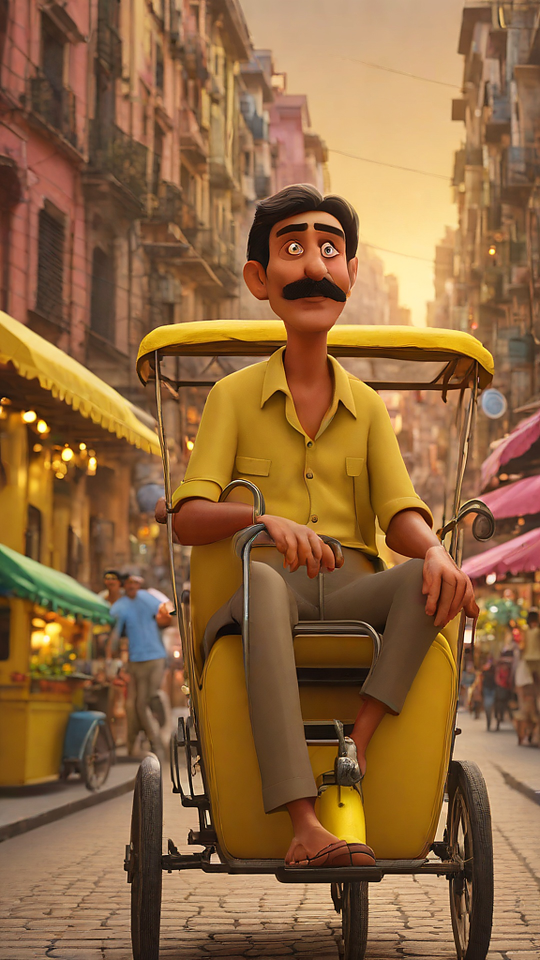
#> input picture scripts/samples/ltx-input.jpg, 1080 x 1920 px (shown at 1/2 size); its folder holds only this picture in this run
$ python -i fact_card.py   (imports and definitions only)
#> lines starting #> are read from the running program, lines starting #| are printed output that depends on the picture
### pipeline/util.py
"""Shared helpers: paths, config loading, ffmpeg wrappers."""
from __future__ import annotations

import json
import platform
import re
import shutil
import subprocess
import sys
import tomllib
from pathlib import Path

ROOT = Path(__file__).resolve().parent.parent
PIPER_EXE = ROOT / "piper" / ("piper.exe" if platform.system() == "Windows" else "piper")
MODELS_DIR = ROOT / "models"
CACHE_DIR = ROOT / "cache"
BUILD_DIR = ROOT / "build"
ASSETS_DIR = ROOT / "assets"

def _resolve(name: str) -> str:
    """Find an executable on PATH, or in common Windows install locations
    (a freshly winget-installed tool isn't on PATH until the shell restarts)."""
    hit = shutil.which(name)
    if hit:
        return hit
    import glob
    import os

    patterns = [
        os.path.expandvars(rf"%LOCALAPPDATA%\Microsoft\WinGet\Packages\**\{name}.exe"),
        os.path.expandvars(rf"%LOCALAPPDATA%\Microsoft\WinGet\Links\{name}.exe"),
        rf"C:\ProgramData\chocolatey\bin\{name}.exe",
        rf"C:\ffmpeg\bin\{name}.exe",
    ]
    for pat in patterns:
        for match in glob.glob(pat, recursive=True):
            if os.path.isfile(match):
                return match
    return name


FFMPEG = _resolve("ffmpeg")
FFPROBE = _resolve("ffprobe")


class PipelineError(RuntimeError):
    pass


# [9 lines left out: function load_config, not called in this run]


def dims(cfg: dict) -> tuple[int, int]:
    orient = cfg.get("project", {}).get("orientation", "landscape").lower()
    return (1080, 1920) if orient.startswith("port") else (1920, 1080)


def slugify(text: str) -> str:
    text = re.sub(r"[^\w\s-]", "", text.lower()).strip()
    return re.sub(r"[\s_-]+", "-", text) or "video"


# [31 lines left out: functions run, ffprobe_duration, check_ffmpeg, not called in this run]

### pipeline/fact_card.py
"""Build a single bold 'mind-blowing fact' image card for the Instagram feed
image-post feature (fact_post.py). The background is the actual video's own
YouTube thumbnail (blurred/darkened, same treatment as the Reels cover in
pipeline.instagram) so the post visually ties back to that specific video
instead of a generic blank gradient card - falls back to a plain gradient
only if no thumbnail image is available."""
from __future__ import annotations

from pathlib import Path

from .util import ASSETS_DIR

W, H = 1080, 1350  # Instagram feed portrait, 4:5
_FONT = ASSETS_DIR / "fonts" / "Anton-Regular.ttf"

# (accent, deep background) pairs - rotated by the caller so consecutive
# posts don't all look identical.
_PALETTES = [
    ((124, 58, 237), (23, 20, 58)),   # violet / deep indigo
    ((236, 72, 153), (40, 12, 28)),   # pink / deep maroon
    ((14, 165, 233), (10, 25, 40)),   # sky / deep navy
    ((234, 179, 8), (38, 28, 6)),     # amber / deep brown
    ((34, 197, 94), (8, 30, 20)),     # green / deep forest
]


# [43 lines left out: functions _font, _wrap, _gradient_background, not called in this run]


def _photo_background(src_path: Path):
    """Cover-crop the source image to the full WxH canvas, blurred (shrink-
    then-blowup - no blocky Gaussian-blur artifacts) and darkened so the
    overlaid text stays legible - same treatment as the Reels cover image."""
#> called with src_path = '../scripts/samples/ltx-input.jpg'
    from PIL import Image

    src = Image.open(src_path).convert("RGB")
#> src is the input picture: PIL image 1080x1920 RGB; mean R, G, B 143.6, 104, 64.1
    sw, sh = src.size
#> sw = 1080; sh = 1920
    scale = max(W / sw, H / sh)
#> scale = 1
    tiny = src.resize((max(1, round(sw * scale / 40)), max(1, round(sh * scale / 40))))
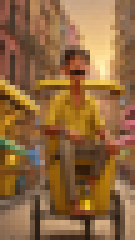
#> tiny: PIL image 27x48 RGB (shown 5 times larger); mean R, G, B 143.7, 104.1, 64.2
    bg = tiny.resize((round(sw * scale), round(sh * scale)), Image.BILINEAR)
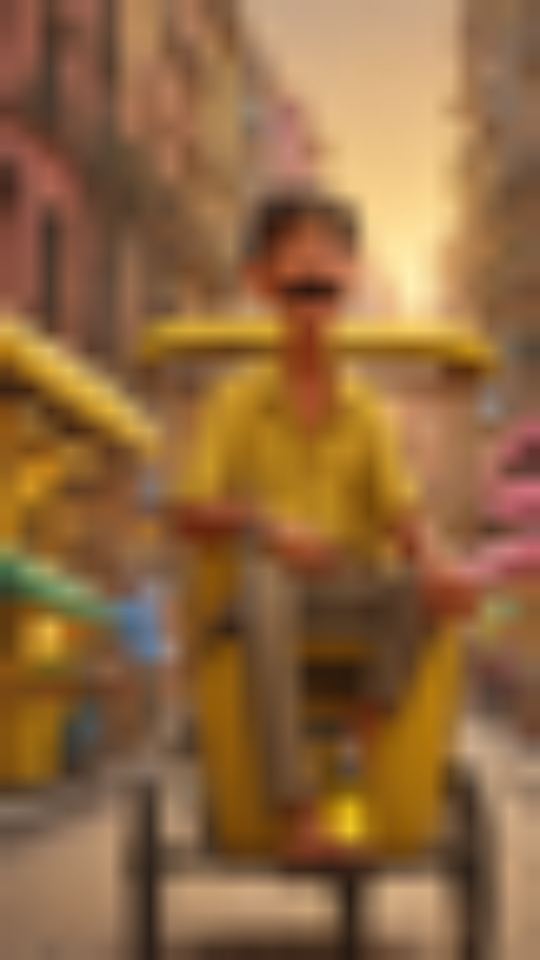
#> bg: PIL image 1080x1920 RGB (shown at 1/2 size); mean R, G, B 143.7, 104.1, 64.2
    bx, by = (bg.width - W) // 2, (bg.height - H) // 2
#> bx = 0; by = 285
    bg = bg.crop((bx, by, bx + W, by + H))
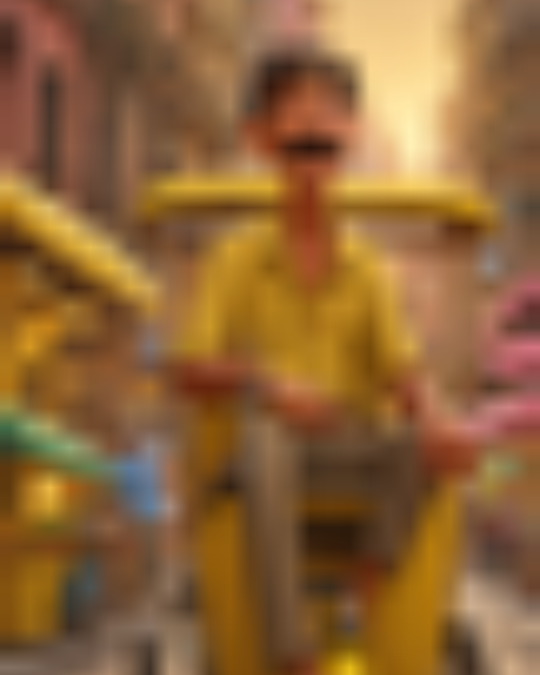
#> bg: PIL image 1080x1350 RGB (shown at 1/2 size); mean R, G, B 141.5, 100.3, 56.6
    return Image.eval(bg, lambda p: int(p * 0.45))
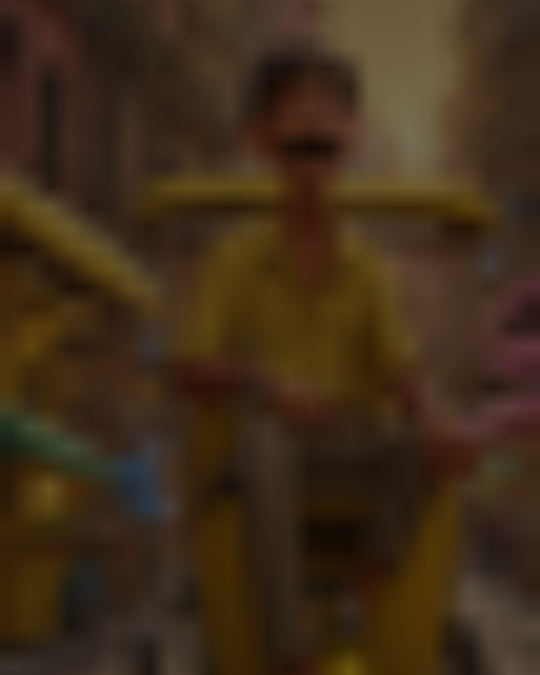
#> returned value: PIL image 1080x1350 RGB (shown at 1/2 size); mean R, G, B 63.2, 44.7, 25


# [58 lines left out: function generate, not called in this run]

>>> result = _photo_background('../scripts/samples/ltx-input.jpg')
